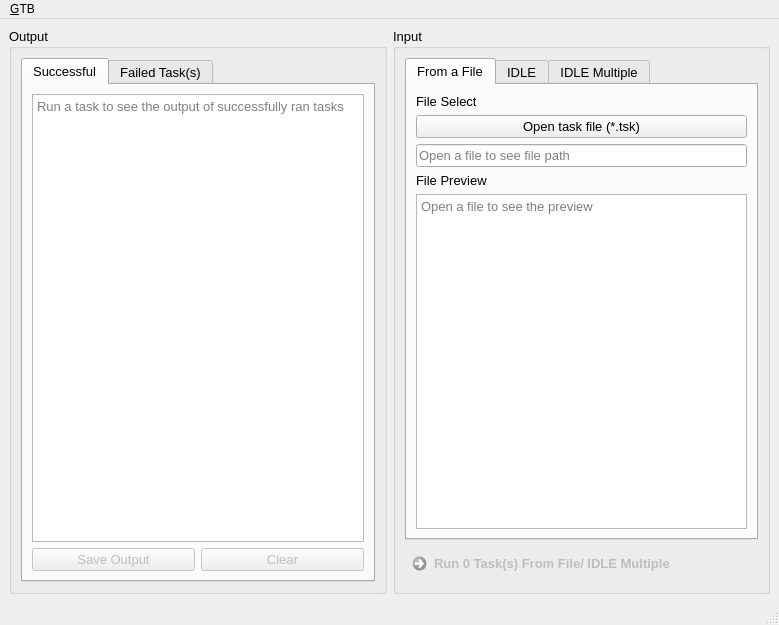
<?xml version="1.0" encoding="UTF-8"?>
<ui version="4.0">
 <class>GTBMainWindow</class>
 <widget class="QMainWindow" name="GTBMainWindow">
  <property name="geometry">
   <rect>
    <x>0</x>
    <y>0</y>
    <width>779</width>
    <height>625</height>
   </rect>
  </property>
  <property name="windowTitle">
   <string>GTB Release 3</string>
  </property>
  <property name="windowIcon">
   <iconset>
    <normaloff>../../GithubProjects/GTB3/Resourses/pycharm.ico</normaloff>../../GithubProjects/GTB3/Resourses/pycharm.ico</iconset>
  </property>
  <widget class="QWidget" name="centralwidget">
   <layout class="QHBoxLayout" name="horizontalLayout">
    <item>
     <widget class="QGroupBox" name="groupBox_output">
      <property name="font">
       <font>
        <family>Microsoft YaHei UI</family>
        <pointsize>10</pointsize>
       </font>
      </property>
      <property name="title">
       <string>Output</string>
      </property>
      <layout class="QVBoxLayout" name="verticalLayout_2">
       <item>
        <widget class="QTabWidget" name="tabWidget_output">
         <property name="font">
          <font>
           <family>Microsoft YaHei UI</family>
           <pointsize>10</pointsize>
          </font>
         </property>
         <property name="currentIndex">
          <number>0</number>
         </property>
         <widget class="QWidget" name="tab_output_successful">
          <attribute name="title">
           <string>Successful</string>
          </attribute>
          <layout class="QVBoxLayout" name="verticalLayout_5">
           <item>
            <widget class="QTextBrowser" name="textBrowser_output_successful">
             <property name="placeholderText">
              <string>Run a task to see the output of successfully ran tasks</string>
             </property>
            </widget>
           </item>
           <item>
            <layout class="QHBoxLayout" name="horizontalLayout_3">
             <item>
              <widget class="QPushButton" name="pushButton_output_save">
               <property name="enabled">
                <bool>false</bool>
               </property>
               <property name="text">
                <string>Save Output</string>
               </property>
              </widget>
             </item>
             <item>
              <widget class="QPushButton" name="pushButton_output_clear">
               <property name="enabled">
                <bool>false</bool>
               </property>
               <property name="text">
                <string>Clear</string>
               </property>
              </widget>
             </item>
            </layout>
           </item>
          </layout>
         </widget>
         <widget class="QWidget" name="tab_output_failed">
          <attribute name="title">
           <string>Failed Task(s)</string>
          </attribute>
          <layout class="QVBoxLayout" name="verticalLayout_6">
           <item>
            <widget class="QLabel" name="label_failed_tasks">
             <property name="font">
              <font>
               <family>Microsoft YaHei UI</family>
               <pointsize>10</pointsize>
              </font>
             </property>
             <property name="text">
              <string>Failed Task (s)</string>
             </property>
            </widget>
           </item>
           <item>
            <widget class="QListWidget" name="listWidget">
             <property name="font">
              <font>
               <family>Microsoft YaHei UI</family>
               <pointsize>10</pointsize>
              </font>
             </property>
             <property name="itemAlignment">
              <set>Qt::AlignLeading</set>
             </property>
            </widget>
           </item>
           <item>
            <widget class="QLabel" name="label_failed_reasons">
             <property name="font">
              <font>
               <family>Microsoft YaHei UI</family>
               <pointsize>10</pointsize>
              </font>
             </property>
             <property name="text">
              <string>Failure Reason (s)</string>
             </property>
            </widget>
           </item>
           <item>
            <widget class="QLineEdit" name="lineEdit_failed_reason">
             <property name="font">
              <font>
               <family>Microsoft YaHei UI</family>
               <pointsize>10</pointsize>
              </font>
             </property>
             <property name="focusPolicy">
              <enum>Qt::NoFocus</enum>
             </property>
             <property name="placeholderText">
              <string>Select a failed task to see the error message</string>
             </property>
            </widget>
           </item>
          </layout>
         </widget>
        </widget>
       </item>
      </layout>
     </widget>
    </item>
    <item>
     <widget class="QGroupBox" name="groupBox_input">
      <property name="font">
       <font>
        <family>Microsoft YaHei UI</family>
        <pointsize>10</pointsize>
       </font>
      </property>
      <property name="title">
       <string>Input</string>
      </property>
      <layout class="QVBoxLayout" name="verticalLayout_3">
       <item>
        <widget class="QTabWidget" name="tabWidget_input">
         <property name="font">
          <font>
           <family>Microsoft YaHei UI</family>
           <pointsize>10</pointsize>
          </font>
         </property>
         <property name="currentIndex">
          <number>0</number>
         </property>
         <widget class="QWidget" name="tab_input_file">
          <attribute name="title">
           <string>From a File</string>
          </attribute>
          <layout class="QVBoxLayout" name="verticalLayout_4">
           <item>
            <widget class="QLabel" name="label_file_select">
             <property name="font">
              <font>
               <family>Microsoft YaHei UI</family>
               <pointsize>10</pointsize>
              </font>
             </property>
             <property name="text">
              <string>File Select</string>
             </property>
            </widget>
           </item>
           <item>
            <widget class="QPushButton" name="pushButton_open_file">
             <property name="font">
              <font>
               <family>Microsoft YaHei UI</family>
               <pointsize>10</pointsize>
              </font>
             </property>
             <property name="text">
              <string>Open task file (*.tsk)</string>
             </property>
            </widget>
           </item>
           <item>
            <widget class="QLineEdit" name="lineEdit_file_path">
             <property name="font">
              <font>
               <family>Microsoft YaHei UI</family>
               <pointsize>10</pointsize>
              </font>
             </property>
             <property name="focusPolicy">
              <enum>Qt::NoFocus</enum>
             </property>
             <property name="placeholderText">
              <string>Open a file to see file path</string>
             </property>
            </widget>
           </item>
           <item>
            <widget class="QLabel" name="label_file_preview">
             <property name="font">
              <font>
               <family>Microsoft YaHei UI</family>
               <pointsize>10</pointsize>
              </font>
             </property>
             <property name="text">
              <string>File Preview</string>
             </property>
            </widget>
           </item>
           <item>
            <widget class="QTextBrowser" name="textBrowser_file_preview">
             <property name="font">
              <font>
               <family>Microsoft YaHei UI</family>
               <pointsize>10</pointsize>
              </font>
             </property>
             <property name="placeholderText">
              <string>Open a file to see the preview</string>
             </property>
            </widget>
           </item>
          </layout>
         </widget>
         <widget class="QWidget" name="tab_input_IDLE">
          <attribute name="title">
           <string>IDLE</string>
          </attribute>
          <layout class="QVBoxLayout" name="verticalLayout">
           <item>
            <widget class="QTextBrowser" name="textBrowser_IDLE">
             <property name="focusPolicy">
              <enum>Qt::NoFocus</enum>
             </property>
             <property name="placeholderText">
              <string>Run a task to see the output here</string>
             </property>
            </widget>
           </item>
           <item>
            <widget class="QLabel" name="label_single_task">
             <property name="text">
              <string>Input Single Task Below</string>
             </property>
            </widget>
           </item>
           <item>
            <layout class="QHBoxLayout" name="horizontalLayout_2">
             <item>
              <widget class="QLineEdit" name="lineEdit_IDLE_single_task">
               <property name="placeholderText">
                <string>Enter a task</string>
               </property>
              </widget>
             </item>
             <item>
              <widget class="QPushButton" name="pushButton_IDLE_proceed">
               <property name="enabled">
                <bool>true</bool>
               </property>
               <property name="text">
                <string>Proceed</string>
               </property>
              </widget>
             </item>
            </layout>
           </item>
          </layout>
         </widget>
         <widget class="QWidget" name="tab_input_IDLE_multiple">
          <attribute name="title">
           <string>IDLE Multiple</string>
          </attribute>
          <layout class="QVBoxLayout" name="verticalLayout_7">
           <item>
            <widget class="QLabel" name="label_IDLE_mul">
             <property name="text">
              <string>Input multiple tasks below</string>
             </property>
            </widget>
           </item>
           <item>
            <widget class="QTextBrowser" name="textBrowser_IDLE_multiple">
             <property name="placeholderText">
              <string>Input tasks here, switch lines by pressing the Enter key. Use buttons below to get more functions. </string>
             </property>
            </widget>
           </item>
           <item>
            <layout class="QHBoxLayout" name="horizontalLayout_4">
             <item>
              <widget class="QPushButton" name="pushButton_IDLE_mul_edit">
               <property name="text">
                <string>Edit</string>
               </property>
              </widget>
             </item>
             <item>
              <widget class="QPushButton" name="pushButton_IDLE_mul_clear">
               <property name="text">
                <string>Clear</string>
               </property>
              </widget>
             </item>
             <item>
              <widget class="QPushButton" name="pushButton_IDLE_mul_help">
               <property name="text">
                <string>Help</string>
               </property>
              </widget>
             </item>
            </layout>
           </item>
          </layout>
         </widget>
        </widget>
       </item>
       <item>
        <widget class="QCommandLinkButton" name="commandLinkButton_run">
         <property name="enabled">
          <bool>false</bool>
         </property>
         <property name="font">
          <font>
           <family>Segoe UI</family>
           <pointsize>10</pointsize>
          </font>
         </property>
         <property name="text">
          <string>Run 0 Task(s) From File/ IDLE Multiple</string>
         </property>
        </widget>
       </item>
      </layout>
     </widget>
    </item>
   </layout>
  </widget>
  <widget class="QMenuBar" name="menubar">
   <property name="geometry">
    <rect>
     <x>0</x>
     <y>0</y>
     <width>779</width>
     <height>23</height>
    </rect>
   </property>
   <widget class="QMenu" name="menuGTB">
    <property name="title">
     <string>&amp;GTB</string>
    </property>
    <widget class="QMenu" name="menu_Application">
     <property name="title">
      <string>&amp;Application</string>
     </property>
     <addaction name="action_Quit"/>
    </widget>
    <widget class="QMenu" name="menuCustomization">
     <property name="title">
      <string>&amp;Customization</string>
     </property>
     <widget class="QMenu" name="menuWindow_Style">
      <property name="title">
       <string>&amp;Window Style</string>
      </property>
      <addaction name="actionDefault_Light"/>
      <addaction name="actionDark_Mode"/>
     </widget>
     <widget class="QMenu" name="menuFont">
      <property name="title">
       <string>&amp;Font</string>
      </property>
      <addaction name="actionSet_to_Default"/>
      <addaction name="actionCustomize"/>
     </widget>
     <addaction name="menuFont"/>
     <addaction name="menuWindow_Style"/>
    </widget>
    <widget class="QMenu" name="menuAbout">
     <property name="title">
      <string>A&amp;bout</string>
     </property>
     <addaction name="actionAbout_App"/>
     <addaction name="actionGithub"/>
    </widget>
    <addaction name="menu_Application"/>
    <addaction name="menuCustomization"/>
    <addaction name="menuAbout"/>
   </widget>
   <addaction name="menuGTB"/>
  </widget>
  <widget class="QStatusBar" name="statusbar"/>
  <action name="action_Quit">
   <property name="text">
    <string>&amp;Quit</string>
   </property>
   <property name="shortcut">
    <string>Ctrl+Alt+Q</string>
   </property>
  </action>
  <action name="actionDefault_Light">
   <property name="text">
    <string>Default (Light)</string>
   </property>
  </action>
  <action name="actionDark_Mode">
   <property name="text">
    <string>Dark Mode (Beta)</string>
   </property>
  </action>
  <action name="actionSet_to_Default">
   <property name="text">
    <string>Set to Default</string>
   </property>
  </action>
  <action name="actionCustomize">
   <property name="text">
    <string>Customize</string>
   </property>
  </action>
  <action name="actionAbout_App">
   <property name="text">
    <string>Ab&amp;out App</string>
   </property>
  </action>
  <action name="actionGithub">
   <property name="text">
    <string>&amp;Github</string>
   </property>
  </action>
 </widget>
 <resources/>
 <connections>
  <connection>
   <sender>action_Quit</sender>
   <signal>triggered()</signal>
   <receiver>GTBMainWindow</receiver>
   <slot>close()</slot>
   <hints>
    <hint type="sourcelabel">
     <x>-1</x>
     <y>-1</y>
    </hint>
    <hint type="destinationlabel">
     <x>389</x>
     <y>312</y>
    </hint>
   </hints>
  </connection>
 </connections>
</ui>
